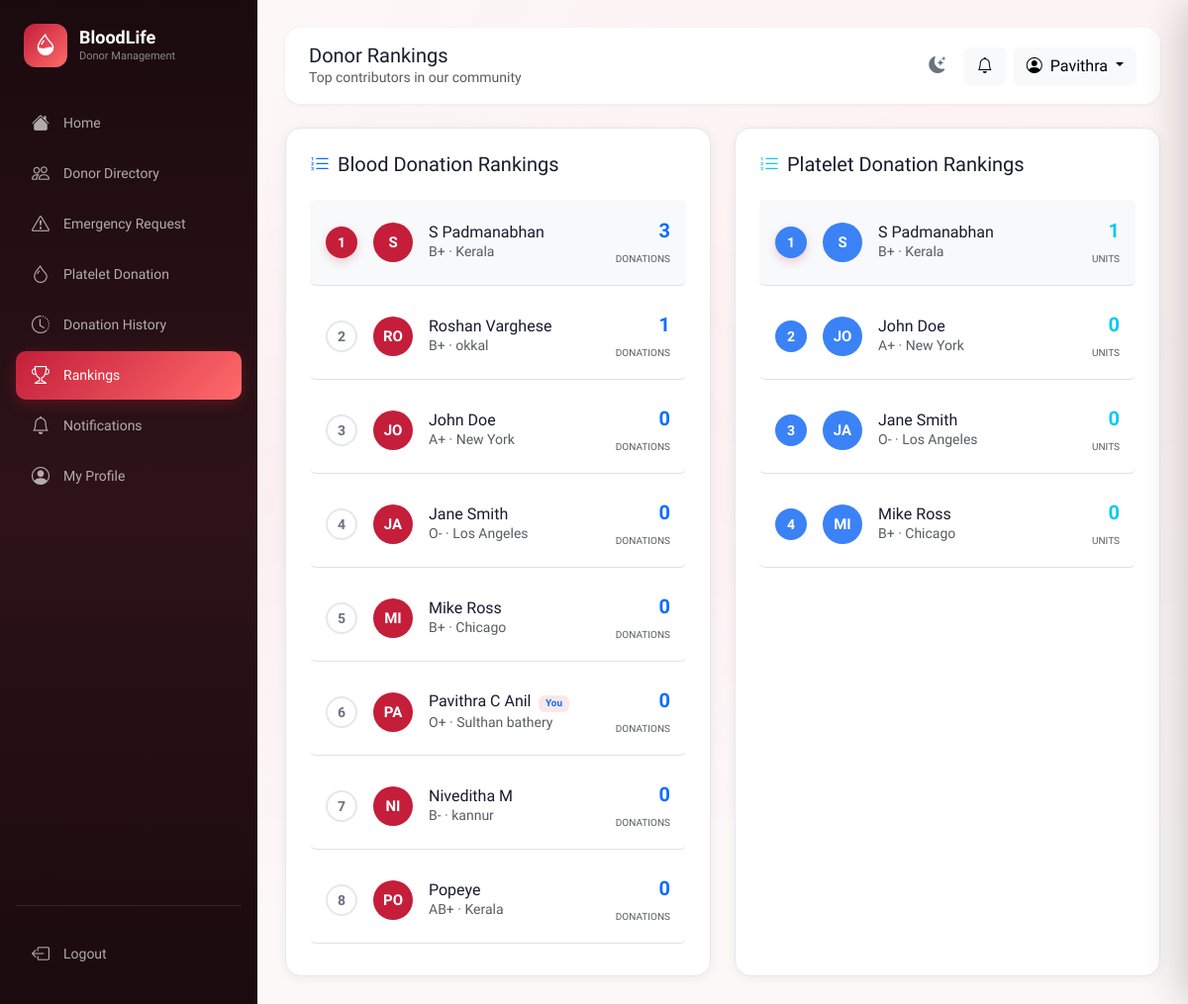
Screenshot of /donor/rankings (signed in) with the database file from the repository.
### app/models.py (models this page shows, shortened)
class User(UserMixin, db.Model):
    __tablename__ = 'users'
    id = db.Column(db.Integer, primary_key=True)
    name = db.Column(db.String(100), nullable=False)
    email = db.Column(db.String(150), unique=True, nullable=False, index=True)
    password_hash = db.Column(db.String(256), nullable=False)
    role = db.Column(db.String(10), default='user')          # 'user' | 'admin'
    is_active = db.Column(db.Boolean, default=True)
    is_blocked = db.Column(db.Boolean, default=False)
    created_at = db.Column(db.DateTime, default=datetime.utcnow)
    last_login = db.Column(db.DateTime)
    profile = db.relationship('DonorProfile', back_populates='user',
                               uselist=False, cascade='all, delete-orphan')
    blood_requests = db.relationship('BloodRequest', back_populates='requester',
                                      foreign_keys='BloodRequest.user_id',
                                      cascade='all, delete-orphan')
    donation_history = db.relationship('DonationHistory', back_populates='donor',
                                        cascade='all, delete-orphan')
    platelet_donations = db.relationship('PlateletDonation', back_populates='donor',
                                          cascade='all, delete-orphan')
    notifications = db.relationship('Notification', back_populates='user',
                                     cascade='all, delete-orphan')
    eligibility_checks = db.relationship('EligibilityCheck', back_populates='user',
                                          cascade='all, delete-orphan')
    @property
    def is_admin(self):
        return self.role == 'admin'

class DonorProfile(db.Model):
    __tablename__ = 'donor_profiles'
    id = db.Column(db.Integer, primary_key=True)
    user_id = db.Column(db.Integer, db.ForeignKey('users.id'), unique=True, nullable=False)
    phone = db.Column(db.String(20))
    dob = db.Column(db.Date)
    gender = db.Column(db.String(10))
    blood_group = db.Column(db.String(5), index=True)
    weight = db.Column(db.Float)     # kg
    height = db.Column(db.Float)     # cm
    location = db.Column(db.String(200))
    city = db.Column(db.String(100))
    state = db.Column(db.String(100))
    is_available = db.Column(db.Boolean, default=True)
    is_platelet_donor = db.Column(db.Boolean, default=False)
    last_blood_donation = db.Column(db.Date)
    last_platelet_donation = db.Column(db.Date)
    total_blood_donations = db.Column(db.Integer, default=0)
    total_platelet_donations = db.Column(db.Integer, default=0)
    emergency_responses = db.Column(db.Integer, default=0)
    blood_rank_score = db.Column(db.Float, default=0.0)
    platelet_rank_score = db.Column(db.Float, default=0.0)
    updated_at = db.Column(db.DateTime, default=datetime.utcnow, onupdate=datetime.utcnow)
    user = db.relationship('User', back_populates='profile')

### app/donor/routes.py (the view)
@donor.route('/rankings')
@login_required
def rankings():
    blood_leaders = (DonorProfile.query.join(User)
                     .filter(User.is_blocked == False)
                     .order_by(DonorProfile.total_blood_donations.desc())
                     .limit(10).all())
    platelet_leaders = (DonorProfile.query.join(User)
                        .filter(User.is_blocked == False,
                                DonorProfile.is_platelet_donor == True)
                        .order_by(DonorProfile.total_platelet_donations.desc())
                        .limit(10).all())
    unread = Notification.query.filter_by(user_id=current_user.id, is_read=False).count()
    return render_template('donor/rankings.html',
                           blood_leaders=blood_leaders,
                           platelet_leaders=platelet_leaders,
                           unread=unread)

### app/templates/donor/rankings.html (shortened to what this page needs)
{% extends "base.html" %}
{% block page_title %}Donor Rankings{% endblock %}
{% block page_subtitle %}Top contributors in our community{% endblock %}
{% block content %}
<div class="row g-4">
    <div class="col-lg-6">
        <div class="card-custom p-4 h-100">
            <h5 class="mb-4"><i class="bi bi-list-ol me-2 text-primary"></i>Blood Donation Rankings</h5>
            {% if blood_leaders %}
            <div class="ranking-list">
                {% for p in blood_leaders %}
                <div
                    class="d-flex align-items-center gap-3 p-3 rounded mb-2 border-bottom {{ 'bg-light' if loop.first }}">
                    <div class="rank-number-badge {{ 'first' if loop.first }}">
                        {{ loop.index }}
                    </div>
                    <div class="donor-avatar"
                        style="width:40px;height:40px;font-size:15px;background: var(--primary); color: white;">
                        {{ p.user.name[:2].upper() }}
                    </div>
                    <div class="flex-grow-1">
                        <h6 class="mb-0">{{ p.user.name }}
                            {% if current_user.id == p.user_id %}<span class="badge bg-primary-light text-primary ms-1"
                                style="font-size: 10px;">You</span>{% endif %}
                        </h6>
                        <small class="text-muted text-truncate d-block" style="max-width: 180px;">{{ p.blood_group }} ·
                            {{ p.city or p.location }}</small>
                    </div>
                    <div class="text-end">
                        <div class="fw-bold text-primary fs-5">{{ p.total_blood_donations }}</div>
                        <small class="text-muted" style="font-size: 10px; text-transform: uppercase;">Donations</small>
                    </div>
                </div>
                {% endfor %}
            </div>
            {% else %}
            <div class="text-center py-5">
                <i class="bi bi-info-circle text-muted mb-2" style="font-size: 40px; opacity: 0.3;"></i>
                <p class="text-muted">No donation records yet.</p>
            </div>
            {% endif %}
        </div>
    </div>
    <div class="col-lg-6">
        <div class="card-custom p-4 h-100">
            <h5 class="mb-4"><i class="bi bi-list-ol me-2 text-info"></i>Platelet Donation Rankings</h5>
            {% if platelet_leaders %}
            <div class="ranking-list">
                {% for p in platelet_leaders %}
                <div
                    class="d-flex align-items-center gap-3 p-3 rounded mb-2 border-bottom {{ 'bg-light' if loop.first }}">
                    <div class="rank-number-badge {{ 'first' if loop.first }}"
                        style="background: var(--info); color: white; border-color: var(--info);">
                        {{ loop.index }}
                    </div>
                    <div class="donor-avatar"
                        style="width:40px;height:40px;font-size:15px;background: var(--info); color: white;">
                        {{ p.user.name[:2].upper() }}
                    </div>
                    <div class="flex-grow-1">
                        <h6 class="mb-0">{{ p.user.name }}
                        </h6>
                        <small class="text-muted text-truncate d-block" style="max-width: 180px;">{{ p.blood_group }} ·
                            {{ p.city or p.location }}</small>
                    </div>
                    <div class="text-end">
                        <div class="fw-bold text-info fs-5">{{ p.total_platelet_donations }}</div>
                        <small class="text-muted" style="font-size: 10px; text-transform: uppercase;">Units</small>
                    </div>
                </div>
                {% endfor %}
            </div>
            {% else %}
            <div class="text-center py-5">
                <i class="bi bi-info-circle text-muted mb-2" style="font-size: 40px; opacity: 0.3;"></i>
                <p class="text-muted">No platelet records yet.</p>
            </div>
            {% endif %}
        </div>
    </div>
</div>
{% endblock %}

### app/templates/base.html (shortened to what this page needs)
<!DOCTYPE html>
<html lang="en">
<head>
    <link href="https://cdn.jsdelivr.net/npm/bootstrap@5.3.2/dist/css/bootstrap.min.css" rel="stylesheet">
    <link rel="stylesheet" href="https://cdn.jsdelivr.net/npm/bootstrap-icons@1.11.1/font/bootstrap-icons.css">
    <link rel="stylesheet" href="{{ url_for('static', filename='css/style.css') }}">
</head>
<body data-auth="{{ 'true' if current_user.is_authenticated else 'false' }}" >
    <div class="toast-container position-fixed top-0 end-0 p-3" style="z-index:9999;" id="toastContainer"></div>
    {% if current_user.is_authenticated %}
    <aside class="sidebar" id="sidebar">
        <div class="sidebar-logo">
            <div class="sidebar-logo-icon"><i class="bi bi-droplet-half"></i></div>
            <div>
                <h2>BloodLife</h2>
                <span>Donor Management</span>
            </div>
        </div>
        <nav>
            <ul class="list-unstyled">
                <li class="nav-item">
                    <a class="nav-link-custom {% if request.endpoint == 'main.dashboard' %}active{% endif %}"
                        href="{{ url_for('main.dashboard') }}">
                        <i class="bi bi-house-fill"></i><span>Home</span>
                    </a>
                </li>
                <li class="nav-item">
                    <a class="nav-link-custom {% if request.blueprint == 'donor' and 'directory' in request.endpoint %}active{% endif %}"
                        href="{{ url_for('donor.directory') }}">
                        <i class="bi bi-people"></i><span>Donor Directory</span>
                    </a>
                </li>
                <li class="nav-item">
                    <a class="nav-link-custom {% if request.blueprint == 'requests' %}active{% endif %}"
                        href="{{ url_for('requests.index') }}">
                        <i class="bi bi-exclamation-triangle"></i><span>Emergency Request</span>
                        {% set active_count = active_request_count|default(0) %}
                    </a>
                </li>
                <li class="nav-item">
                    <a class="nav-link-custom {% if 'platelet' in request.endpoint|default('') %}active{% endif %}"
                        href="{{ url_for('donor.platelet') }}">
                        <i class="bi bi-droplet"></i><span>Platelet Donation</span>
                    </a>
                </li>
                <li class="nav-item">
                    <a class="nav-link-custom {% if 'history' in request.endpoint|default('') %}active{% endif %}"
                        href="{{ url_for('donor.history') }}">
                        <i class="bi bi-clock-history"></i><span>Donation History</span>
                    </a>
                </li>
                <li class="nav-item">
                    <a class="nav-link-custom {% if 'rankings' in request.endpoint|default('') %}active{% endif %}"
                        href="{{ url_for('donor.rankings') }}">
                        <i class="bi bi-trophy"></i><span>Rankings</span>
                    </a>
                </li>
                <li class="nav-item position-relative">
                    <a class="nav-link-custom {% if 'notifications' in request.endpoint|default('') %}active{% endif %}"
                        href="{{ url_for('requests.notifications') }}">
                        <i class="bi bi-bell"></i><span>Notifications</span>
                        {% set unread = unread|default(0) %}
                    </a>
                </li>
                <li class="nav-item">
                    <a class="nav-link-custom {% if 'profile' in request.endpoint|default('') %}active{% endif %}"
                        href="{{ url_for('donor.profile') }}">
                        <i class="bi bi-person-circle"></i><span>My Profile</span>
                    </a>
                </li>
            </ul>
        </nav>
        <div class="mt-auto pt-4" style="border-top: 1px solid rgba(255,255,255,0.1);">
            <a class="nav-link-custom" href="{{ url_for('auth.logout') }}">
                <i class="bi bi-box-arrow-left"></i><span>Logout</span>
            </a>
        </div>
    </aside>
    <main class="main-content" id="mainContent">
        <div class="header mb-4">
            <div class="header-left">
                <div>
                    <h5 class="mb-0">{% block page_title %}Home{% endblock %}</h5>
                    <p class="text-muted mb-0 small">{% block page_subtitle %}{% endblock %}</p>
                </div>
            </div>
            <div class="d-flex align-items-center gap-2">
                <button class="theme-toggle" id="themeToggleBtn" onclick="toggleTheme()" title="Toggle dark/light mode">
                    <i class="bi bi-moon-stars-fill" id="themeIcon"></i>
                </button>
                <button class="btn btn-light position-relative" id="notifBellBtn" onclick="openNotifDrawer()"
                    title="Notifications">
                    <i class="bi bi-bell" id="bellIcon"></i>
                </button>
                <div class="dropdown">
                    <button class="btn btn-light dropdown-toggle" data-bs-toggle="dropdown">
                        <i class="bi bi-person-circle me-2"></i>{{ current_user.name.split()[0] }}
                    </button>
                </div>
            </div>
        </div>
        {% block content %}{% endblock %}
    </main>
    {% endif %}
</body>
</html>

### rows the page displays
User: name "Pavithra"
DonorProfile: user "S", user.name "S Padmanabhan", blood_group "B+", city "Kerala", total_blood_donations "3", total_platelet_donations "1"
DonorProfile: user "RO", user.name "Roshan Varghese", blood_group "B+", city "okkal", total_blood_donations "1"
DonorProfile: user "JO", user.name "John Doe", blood_group "A+", city "New York", total_blood_donations "0", total_platelet_donations "0"
DonorProfile: user "JA", user.name "Jane Smith", blood_group "O-", city "Los Angeles", total_blood_donations "0", total_platelet_donations "0"
DonorProfile: user "MI", user.name "Mike Ross", blood_group "B+", city "Chicago", total_blood_donations "0", total_platelet_donations "0"
DonorProfile: user "PA", user.name "Pavithra C Anil", shows "You", blood_group "O+", city "Sulthan bathery", total_blood_donations "0"
DonorProfile: user "NI", user.name "Niveditha M", blood_group "B-", city "kannur", total_blood_donations "0"
DonorProfile: user "PO", user.name "Popeye", blood_group "AB+", city "Kerala", total_blood_donations "0"
